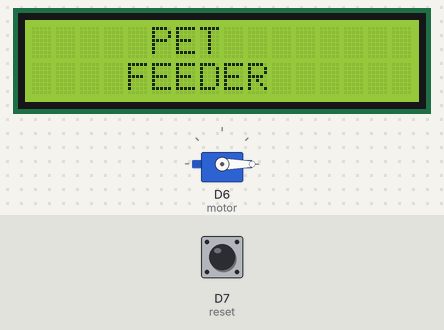
The sketch below on a simulated ESP8266 (NodeMCU). Shown: 16×2 character LCD, servo. The inputs (shaded band) are chosen by the test bench; at power-on: D7 (reset) HIGH. WiFi joins after 1.5 s; servers stay silent unless stated; EEPROM starts erased.

Above: at 5.2 s.
At 7.5 s:
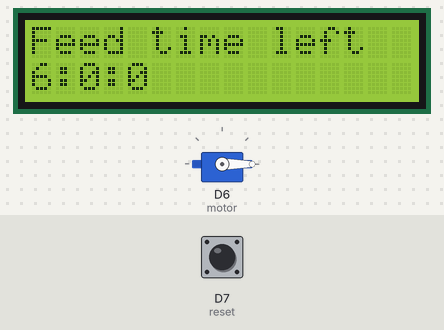
At 8.5 s:
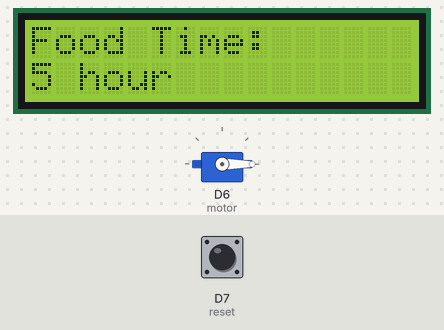
At 9.5 s:
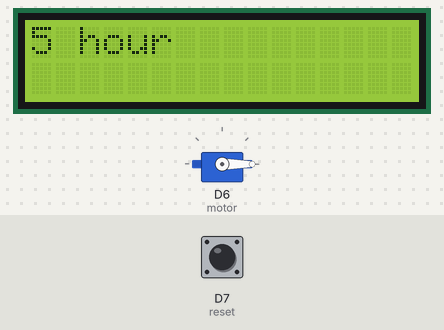

Measured:
- what the display in image 0 shows lasts 2.4 s, from 5.1 s to 7.5 s
- what the display in image 1 shows lasts 1.0 s, from 7.5 s to 8.5 s

The sketch:

pet-feeder.ino
```cpp
// Wifi and Blynk
#define BLYNK_TEMPLATE_ID           "Your template ID"
#define BLYNK_DEVICE_NAME           "Your device name"
#define BLYNK_AUTH_TOKEN            "Your auth token"
#define BLYNK_FIRMWARE_VERSION      "0.1.0"

#define BLYNK_PRINT Serial
#include <ESP8266WiFi.h>
#include <BlynkSimpleEsp8266.h>
char auth[] = BLYNK_AUTH_TOKEN;
char ssid[] = "Your Wifi Name";
char pass[] = "Your Wifi Pass";

WiFiEventHandler gotIpEventHandler, disconnectedEventHandler;
int checkPeriod = 1800000; // Check Blynk connection every 30 minutes (1800000 millisecond)
unsigned long currTime = 0;
bool BlynkStatus = false;
int blynktimevalue;

// Blynk connection check
void CheckBlynk(){
  if (WiFi.status() == WL_CONNECTED) { // if wifi connected
    BlynkStatus = Blynk.connected();
    if(!BlynkStatus == 1){ // if Blynk disconnected
      Blynk.config(auth, BLYNK_DEFAULT_DOMAIN, BLYNK_DEFAULT_PORT);
      Blynk.connect(5000); // connect Blynk
    }
  } else {
    Blynk.disconnect(); // if wifi is not connected Blynk disconnect
  }
}
// //Wifi and Blynk

#include <EEPROM.h>
#define EEPROM_SIZE 512

#include <Wire.h>
#include <LiquidCrystal_I2C.h>
#include <Servo.h>

LiquidCrystal_I2C lcd(0x27, 16, 2);
Servo motor;


long defaultTime = 21600; // default feeding time // 6 hour (21600 second)
int multiplier = 3600;
bool status = 1; // status 1 = feeding countdown mode / status 0 = time setting mode // will work in feeding mode at first (ex: countdown will start after power failure)
bool settingsactive = 0;
long feedtime = defaultTime;
long selectedTime = 0;
long second, minute, hour, eeprom_second, eeprom_minute, eeprom_hour;
bool bylnkbtn = 0;
bool restartbtn = 0;

#define pot A0
#define reset D7

// EEPROM - a read-only memory whose contents can be erased and reprogrammed using a pulsed voltage //
long eeprom_val;
long EEPROMReadlong(long address) {
  long four = EEPROM.read(address);
  long three = EEPROM.read(address + 1);
  long two = EEPROM.read(address + 2);
  long one = EEPROM.read(address + 3);
  return ((four << 0) & 0xFF) + ((three << 8) & 0xFFFF) + ((two << 16) & 0xFFFFFF) + ((one << 24) & 0xFFFFFFFF);
}
void EEPROMWritelong(int address, long value) {
  byte four = (value & 0xFF);
  byte three = ((value >> 8) & 0xFF);
  byte two = ((value >> 16) & 0xFF);
  byte one = ((value >> 24) & 0xFF);

  EEPROM.write(address, four);
  EEPROM.write(address + 1, three);
  EEPROM.write(address + 2, two);
  EEPROM.write(address + 3, one);
}
// write the last time of the countdown to eeprom memory
void eeprom(){
    EEPROMWritelong(0, feedtime);
    EEPROM.commit();
}
// /EEPROM //


void setup()
{
  Serial.begin(115200);

  // Wifi and Blynk
  gotIpEventHandler = WiFi.onStationModeGotIP([](const WiFiEventStationModeGotIP& event){});
  disconnectedEventHandler = WiFi.onStationModeDisconnected([](const WiFiEventStationModeDisconnected& event){});
  WiFi.begin(ssid, pass);
  delay(5000);
  // //Wifi and Blynk

  EEPROM.begin(512);

  lcd.init();
  lcd.backlight();
  motor.write(0);
  lcd.clear();
  pinMode(reset, INPUT_PULLUP);
  lcd.begin(16, 2);
  motor.attach(D6, 500, 2400);
  lcd.setCursor(5, 0);
  lcd.print("PET");
  lcd.setCursor(4, 1);
  lcd.print("FEEDER");
  delay(2000);
  CheckBlynk();
}
void loop()
{
  // Blynk connection check
  if(millis() >= currTime + checkPeriod){
      currTime += checkPeriod;
      CheckBlynk();
  }
  // // Blynk

  // if the status is 1, that is, if the feeding is in countdown mode, we run the food function
  if (status == 1) {
    if(settingsactive == 0){
      eeprom_val = EEPROMReadlong(0);
      if(int(eeprom_val) == 0 || isnan(int(eeprom_val)) || int(eeprom_val) < 0 || int(eeprom_val) > 36000){ // if eeprom data is wrong
        feed();
      } else { // if it's not wrong, get bait time from eeprom
        feedtime = eeprom_val;
        feed();
      }
    }
  } else { // if the state is 0, in the time setting mode, we get the time from the user with the potentiometer.
    Blynk.run();
    settingsactive = 1;
    lcd.clear();
    selectedTime = analogRead(pot);
    selectedTime = map(selectedTime, 0, 1023, 10, 0);
    lcd.setCursor(0, 0);
    lcd.print("Food Time:");
    lcd.setCursor(0, 1);
    lcd.print(String(selectedTime) + " hour");
    delay(1000);
    if (digitalRead(reset) == 1) { // if the button is pressed, new feed time save and return to countdown mode
      feedtime = selectedTime * multiplier;
      lcd.clear();
      lcd.setCursor(0, 0);
      lcd.print(String(selectedTime) + " hour");
      EEPROMWritelong(0, feedtime);
      EEPROM.commit();
      delay(1500);
      status = 1;
    }
  }
}

// Blynk
BLYNK_WRITE(V1) { // feed if button pressed from Blynk app
  bylnkbtn = param.asInt();
  if (bylnkbtn == 1) {
    servo();
  }
}
BLYNK_WRITE(V5) {
  blynktimevalue = param.asInt();
}
BLYNK_WRITE(V6) {
  bylnkbtn = param.asInt();
  if (bylnkbtn == 1) {
    selectedTime = blynktimevalue;
    if(selectedTime == 0) {
      feedtime = defaultTime;
    } else {
      feedtime = selectedTime * multiplier;
    }
    EEPROMWritelong(0, feedtime);
    EEPROM.commit();
    status = 1;
  }
}
BLYNK_WRITE(V7) {
  restartbtn = param.asInt();
  if (restartbtn == 1) {
    ESP.restart();
  }
}
// //Blynk

void feed()
{
  settingsactive = 0;

  // the countdown will decrease by 1 second until the time becomes 1 and the loop will continue.
  while (feedtime > 0)
  {
    // Blynk connection check
    if(millis() >= currTime + checkPeriod){
        currTime += checkPeriod;
        CheckBlynk();
        eeprom();
    }
    // // Blynk

    second = feedtime;
    minute = second / 60;
    second = second % 60;
    hour = minute / 60;
    minute = minute % 60;
    lcd.clear();
    lcd.setCursor(0, 0);
    lcd.print("Feed time left");
    lcd.setCursor(0, 1);
    lcd.print(String(hour) + ":" + String(minute) + ":" + String(second));
    Blynk.virtualWrite(V2, String(hour) + ":" + String(minute) + ":" + String(second));

    delay(1000);

    // every 1 second we decrease the time by 1 second
    // if the time is 1, it will decrease to 0 below and go to the next step
    feedtime--;

    // when the time is 0, the countdown will be over and the following code will work
    if (feedtime == 0)
    {
      servo();

      // we set the time to start the loop again
      if (selectedTime == 0) { // If the user has not specified a time, we get the default time
        feedtime = defaultTime;
      } else { // if the user has specified a time, we equate the time to the time selected by the user
        feedtime = selectedTime * multiplier;
      }
      EEPROMWritelong(0, feedtime);
      EEPROM.commit();
    }

    // if the button is pressed while the countdown is active, we bring the status to 0, that is, the time setting mode and remove it from the countdown.
    if (digitalRead(reset) == 1) {
      status = 0;
      break;
    }
  }
}
void servo() {
  lcd.clear();
  lcd.setCursor(0, 0);
  lcd.print("Enjoy your meal");
  motor.write(180);
  delay(2000);
  motor.write(0);
  delay(2000);
  Blynk.logEvent("feed_was_given", "The cat is happy!"); // send notification to Blynk app
}
```
